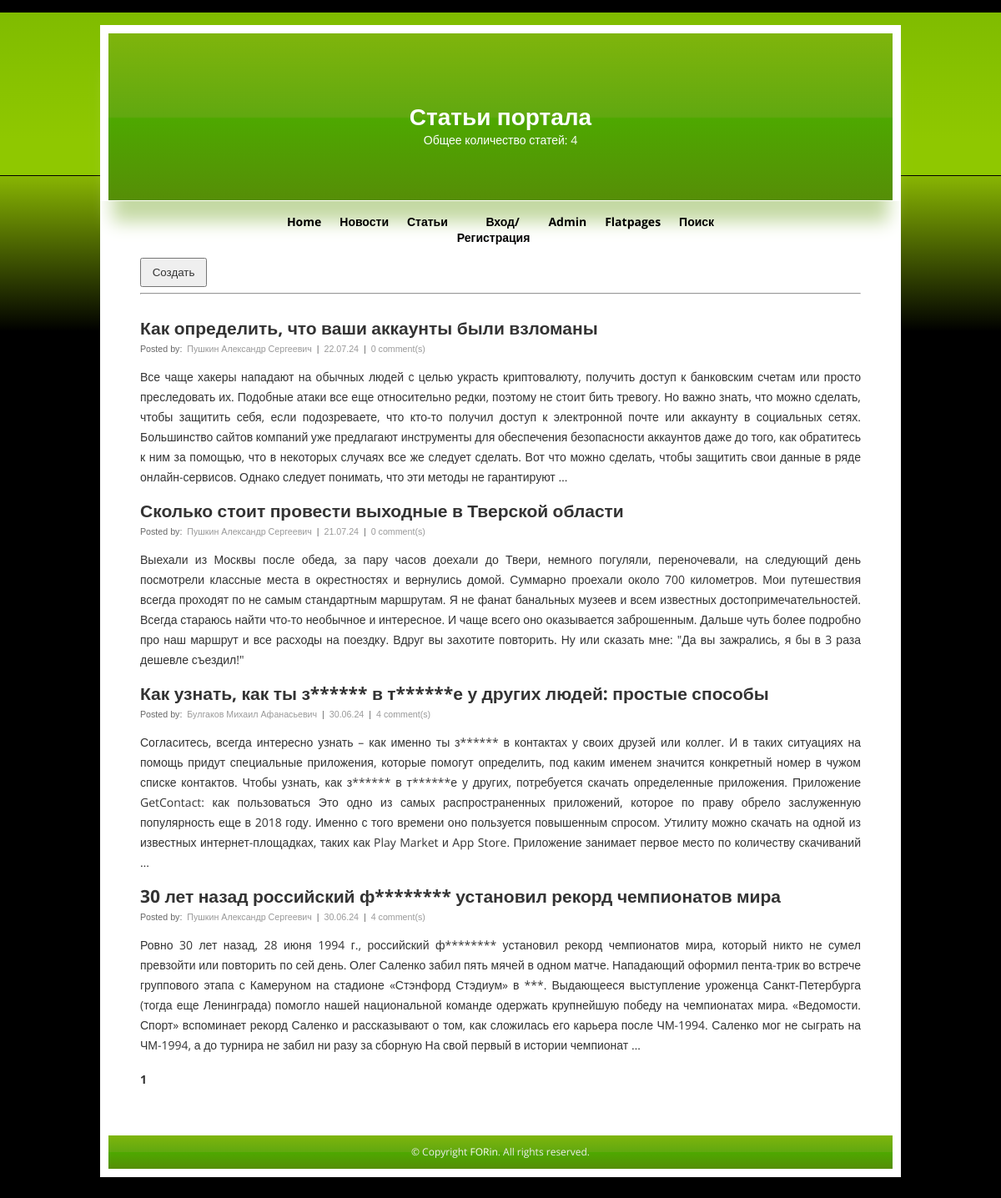
/articles/, run on an earlier commit of the app's database.
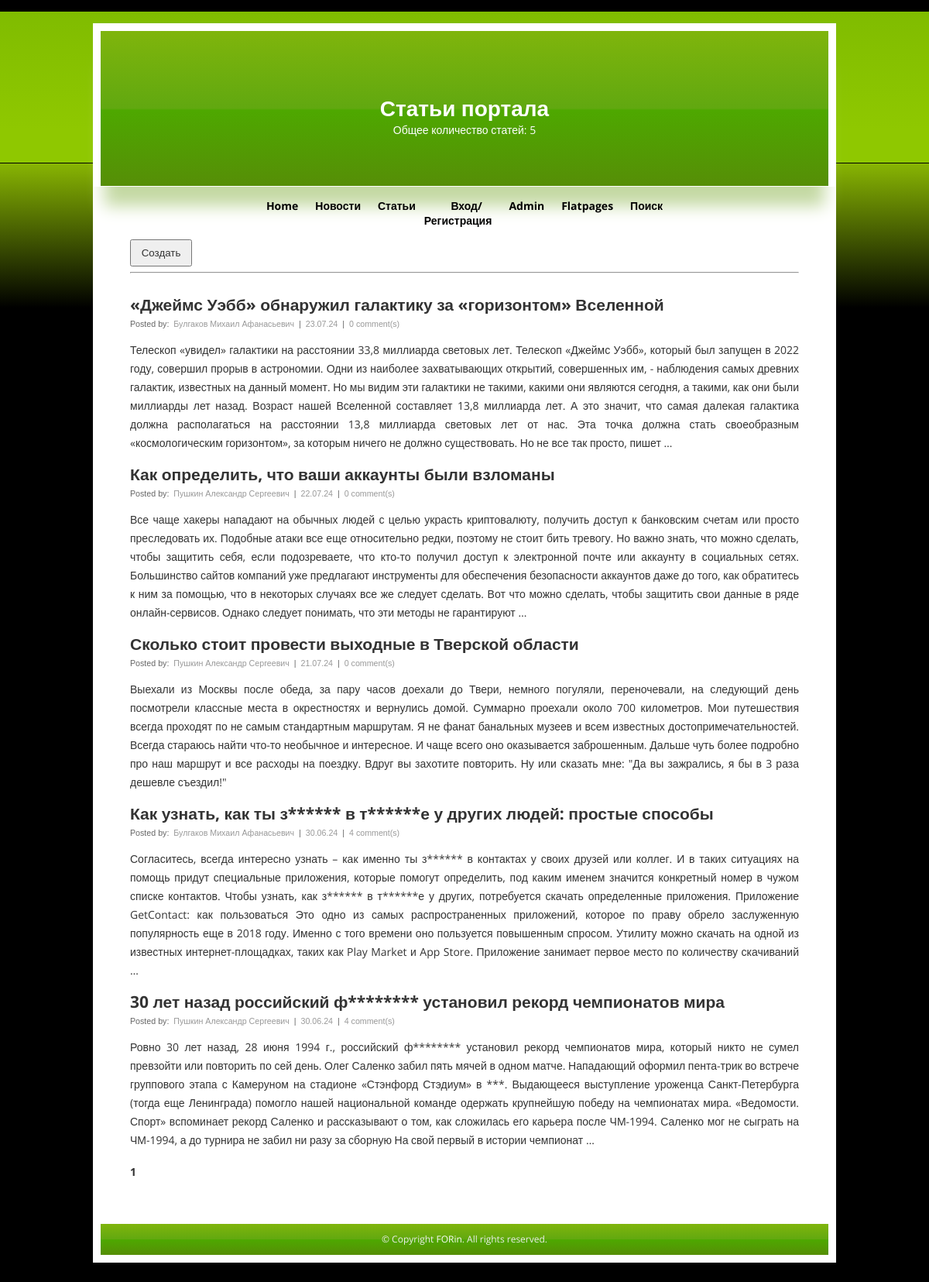
And on a later commit of the database.
### np_post/models.py (models this page shows, shortened)
class Post(models.Model):
    title = models.CharField(max_length=170)
    text_post = models.TextField()
    rating = models.IntegerField(default=0)
    date_creation = models.DateTimeField(auto_now_add=True)
    publication_type = models.CharField(max_length=8, default=ARTICNEWS.NEWS, choices=(
        (ARTICNEWS.NEWS, 'Новость'), (ARTICNEWS.ARTICLE, 'Статья'),
    ))
    author = models.ForeignKey(Author, on_delete=models.RESTRICT, related_name='Posts')
    category = models.ManyToManyField(Category, related_name='post_category')

class Author(models.Model):
    full_name = models.CharField(max_length=50)
    rating = models.IntegerField(blank=True, default=0)
    user = models.OneToOneField(User, on_delete=models.CASCADE)

### np_post/views.py (the view)
class ArticlesList(ListView):
    model = Post
    queryset = Post.objects.filter(publication_type=ARTICNEWS.ARTICLE)
    ordering = '-date_creation'
    template_name = 'articles.html'
    context_object_name = 'articles'
    paginate_by = 7

### np_post/templatetags/censor_filters.py (called while the page is built)
@register.filter()
def censor(value):
    for curse_word in CURSE_WORDS:
        pattern = curse_word
        repl = len(curse_word) * '*'
        value = re.sub(pattern, repl, value)
    return value

### templates/articles.html (shortened to what this page needs)
{% extends 'main.html' %}
{% load censor_filters %}
{% block header %}
    <h1><a href="#" title="Статьи портала">Статьи портала</a></h1>
    <p>Общее количество статей: {{ articles|length }}</p>
{% endblock header %}
{% block content %}
    <button type="button" name="button" style="width: 80px; height:35px;">
      <a href="create/" title="Создать">Создать</a>
    </button><br><hr><br>
     {% if articles %}
        {% for article in articles %}
		    <h2><a title="{{ article.title|censor }}" href="{{ article.id }}">{{ article.title|censor }}</a></h2>
		    <span class="author">Posted by: <a href="#">{{ article.author.full_name }}</a> |
            <a href="#">{{ article.date_creation|date:'d.m.y' }}</a> |
            <a href="#">{{ article.comment_set.all.count }} comment(s)</a></span>
		    <p>{{ article.text_post|censor|truncatewords:100 }}</p>
        {% endfor %}
    {% else %}
        <h2>Статей нет!</h2>
    {% endif %}
{% endblock content %}

What changed in the data, as far as the page shows it:
now on this page (row edited): Post: title|censor "«Джеймс Уэбб» обнаружил галактику за «горизонтом» Вселенной", author.full_name "Булгаков Михаил Афанасьевич", date_creation "23.07.24", comment_set.all.count "0", text_post|censor "Телескоп «увидел» галактики на расстоянии 33,8 миллиарда световых лет. Телескоп «Джеймс Уэбб», который был запущен в 2022 году, совершил прорыв в астрономии. Одни из наиболее захватывающих открытий, совершенных им, - наблюдения самых древних галактик, известных на данный момент. Но мы видим эти галактики не такими, какими они являются сегодня, а такими, как они были миллиарды лет назад. Возраст нашей Вселенной составляет 13,8 миллиарда лет. А это значит, что самая далекая галактика должна располагаться на расстоянии 13,8 миллиарда световых лет от нас. Эта точка должна стать своеобразным «космологическим горизонтом», за которым ничего не должно существовать. Но не все так просто, пишет …"
Also different on the page:
{{ articles|length }}: "4" → "5"
